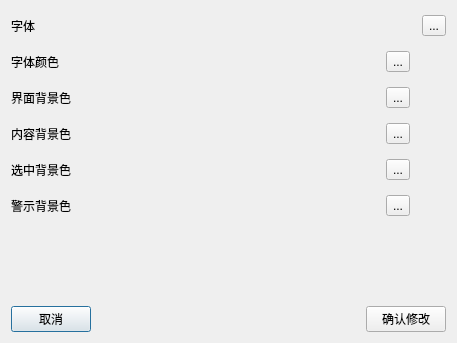
<?xml version="1.0" encoding="UTF-8"?>
<ui version="4.0">
 <class>FontAndColorDialog</class>
 <widget class="QDialog" name="FontAndColorDialog">
  <property name="geometry">
   <rect>
    <x>0</x>
    <y>0</y>
    <width>457</width>
    <height>343</height>
   </rect>
  </property>
  <property name="sizePolicy">
   <sizepolicy hsizetype="Minimum" vsizetype="Minimum">
    <horstretch>0</horstretch>
    <verstretch>0</verstretch>
   </sizepolicy>
  </property>
  <property name="windowTitle">
   <string>字体和配色</string>
  </property>
  <property name="styleSheet">
   <string notr="true"/>
  </property>
  <layout class="QVBoxLayout" name="verticalLayout">
   <item>
    <layout class="QGridLayout" name="gridLayout">
     <item row="4" column="0">
      <widget class="QLabel" name="selected_background_color_label">
       <property name="text">
        <string>选中背景色</string>
       </property>
      </widget>
     </item>
     <item row="3" column="0">
      <widget class="QLabel" name="content_background_color_label">
       <property name="text">
        <string>内容背景色</string>
       </property>
      </widget>
     </item>
     <item row="2" column="0">
      <widget class="QLabel" name="interface_background_color_label">
       <property name="text">
        <string>界面背景色</string>
       </property>
      </widget>
     </item>
     <item row="1" column="0">
      <widget class="QLabel" name="font_color_label">
       <property name="text">
        <string>字体颜色</string>
       </property>
      </widget>
     </item>
     <item row="4" column="1">
      <layout class="QHBoxLayout" name="horizontalLayout_7">
       <item>
        <spacer name="horizontalSpacer_7">
         <property name="orientation">
          <enum>Qt::Horizontal</enum>
         </property>
         <property name="sizeHint" stdset="0">
          <size>
           <width>40</width>
           <height>20</height>
          </size>
         </property>
        </spacer>
       </item>
       <item>
        <widget class="QToolButton" name="selected_background_toolButton">
         <property name="text">
          <string>...</string>
         </property>
        </widget>
       </item>
       <item>
        <widget class="QLabel" name="show_selected_background_label">
         <property name="sizePolicy">
          <sizepolicy hsizetype="Fixed" vsizetype="Preferred">
           <horstretch>0</horstretch>
           <verstretch>0</verstretch>
          </sizepolicy>
         </property>
         <property name="minimumSize">
          <size>
           <width>30</width>
           <height>30</height>
          </size>
         </property>
         <property name="text">
          <string/>
         </property>
        </widget>
       </item>
      </layout>
     </item>
     <item row="2" column="1">
      <layout class="QHBoxLayout" name="horizontalLayout_3">
       <item>
        <spacer name="horizontalSpacer_3">
         <property name="orientation">
          <enum>Qt::Horizontal</enum>
         </property>
         <property name="sizeHint" stdset="0">
          <size>
           <width>40</width>
           <height>20</height>
          </size>
         </property>
        </spacer>
       </item>
       <item>
        <widget class="QToolButton" name="interface_background_color_toolButton">
         <property name="text">
          <string>...</string>
         </property>
        </widget>
       </item>
       <item>
        <widget class="QLabel" name="show_interface_background_color_label">
         <property name="sizePolicy">
          <sizepolicy hsizetype="Fixed" vsizetype="Preferred">
           <horstretch>0</horstretch>
           <verstretch>0</verstretch>
          </sizepolicy>
         </property>
         <property name="minimumSize">
          <size>
           <width>30</width>
           <height>30</height>
          </size>
         </property>
         <property name="text">
          <string/>
         </property>
        </widget>
       </item>
      </layout>
     </item>
     <item row="0" column="0">
      <widget class="QLabel" name="font_label">
       <property name="text">
        <string>字体</string>
       </property>
      </widget>
     </item>
     <item row="5" column="0">
      <widget class="QLabel" name="warning_background_color_label">
       <property name="text">
        <string>警示背景色</string>
       </property>
      </widget>
     </item>
     <item row="5" column="1">
      <layout class="QHBoxLayout" name="horizontalLayout_8">
       <item>
        <spacer name="horizontalSpacer_8">
         <property name="orientation">
          <enum>Qt::Horizontal</enum>
         </property>
         <property name="sizeHint" stdset="0">
          <size>
           <width>40</width>
           <height>20</height>
          </size>
         </property>
        </spacer>
       </item>
       <item>
        <widget class="QToolButton" name="warning_background_color_toolButton">
         <property name="text">
          <string>...</string>
         </property>
        </widget>
       </item>
       <item>
        <widget class="QLabel" name="show_warning_background_color_label">
         <property name="sizePolicy">
          <sizepolicy hsizetype="Fixed" vsizetype="Preferred">
           <horstretch>0</horstretch>
           <verstretch>0</verstretch>
          </sizepolicy>
         </property>
         <property name="minimumSize">
          <size>
           <width>30</width>
           <height>30</height>
          </size>
         </property>
         <property name="text">
          <string/>
         </property>
        </widget>
       </item>
      </layout>
     </item>
     <item row="1" column="1">
      <layout class="QHBoxLayout" name="horizontalLayout_2">
       <item>
        <spacer name="horizontalSpacer_2">
         <property name="orientation">
          <enum>Qt::Horizontal</enum>
         </property>
         <property name="sizeHint" stdset="0">
          <size>
           <width>40</width>
           <height>20</height>
          </size>
         </property>
        </spacer>
       </item>
       <item>
        <widget class="QToolButton" name="font_color_toolButton">
         <property name="text">
          <string>...</string>
         </property>
        </widget>
       </item>
       <item>
        <widget class="QLabel" name="show_font_color_label">
         <property name="sizePolicy">
          <sizepolicy hsizetype="Fixed" vsizetype="Preferred">
           <horstretch>0</horstretch>
           <verstretch>0</verstretch>
          </sizepolicy>
         </property>
         <property name="minimumSize">
          <size>
           <width>30</width>
           <height>30</height>
          </size>
         </property>
         <property name="text">
          <string/>
         </property>
        </widget>
       </item>
      </layout>
     </item>
     <item row="3" column="1">
      <layout class="QHBoxLayout" name="horizontalLayout_4">
       <item>
        <spacer name="horizontalSpacer_4">
         <property name="orientation">
          <enum>Qt::Horizontal</enum>
         </property>
         <property name="sizeHint" stdset="0">
          <size>
           <width>40</width>
           <height>20</height>
          </size>
         </property>
        </spacer>
       </item>
       <item>
        <widget class="QToolButton" name="content_background_color_toolButton">
         <property name="text">
          <string>...</string>
         </property>
        </widget>
       </item>
       <item>
        <widget class="QLabel" name="show_content_background_color_label">
         <property name="sizePolicy">
          <sizepolicy hsizetype="Fixed" vsizetype="Preferred">
           <horstretch>0</horstretch>
           <verstretch>0</verstretch>
          </sizepolicy>
         </property>
         <property name="minimumSize">
          <size>
           <width>30</width>
           <height>30</height>
          </size>
         </property>
         <property name="text">
          <string/>
         </property>
        </widget>
       </item>
      </layout>
     </item>
     <item row="0" column="1">
      <layout class="QHBoxLayout" name="horizontalLayout_5">
       <item>
        <spacer name="horizontalSpacer_5">
         <property name="orientation">
          <enum>Qt::Horizontal</enum>
         </property>
         <property name="sizeType">
          <enum>QSizePolicy::Expanding</enum>
         </property>
         <property name="sizeHint" stdset="0">
          <size>
           <width>40</width>
           <height>20</height>
          </size>
         </property>
        </spacer>
       </item>
       <item>
        <widget class="QLabel" name="show_font_label">
         <property name="sizePolicy">
          <sizepolicy hsizetype="MinimumExpanding" vsizetype="Expanding">
           <horstretch>0</horstretch>
           <verstretch>0</verstretch>
          </sizepolicy>
         </property>
         <property name="minimumSize">
          <size>
           <width>250</width>
           <height>30</height>
          </size>
         </property>
         <property name="text">
          <string/>
         </property>
        </widget>
       </item>
       <item>
        <widget class="QToolButton" name="font_toolButton">
         <property name="sizePolicy">
          <sizepolicy hsizetype="Preferred" vsizetype="Fixed">
           <horstretch>0</horstretch>
           <verstretch>0</verstretch>
          </sizepolicy>
         </property>
         <property name="text">
          <string>...</string>
         </property>
        </widget>
       </item>
      </layout>
     </item>
    </layout>
   </item>
   <item>
    <spacer name="verticalSpacer">
     <property name="orientation">
      <enum>Qt::Vertical</enum>
     </property>
     <property name="sizeHint" stdset="0">
      <size>
       <width>20</width>
       <height>40</height>
      </size>
     </property>
    </spacer>
   </item>
   <item>
    <layout class="QHBoxLayout" name="horizontalLayout">
     <item>
      <widget class="QPushButton" name="cancel_pushButton">
       <property name="text">
        <string>取消</string>
       </property>
      </widget>
     </item>
     <item>
      <spacer name="horizontalSpacer">
       <property name="orientation">
        <enum>Qt::Horizontal</enum>
       </property>
       <property name="sizeType">
        <enum>QSizePolicy::MinimumExpanding</enum>
       </property>
       <property name="sizeHint" stdset="0">
        <size>
         <width>100</width>
         <height>20</height>
        </size>
       </property>
      </spacer>
     </item>
     <item>
      <widget class="QPushButton" name="confirm_change_pushButton">
       <property name="text">
        <string>确认修改</string>
       </property>
      </widget>
     </item>
    </layout>
   </item>
  </layout>
 </widget>
 <resources/>
 <connections/>
</ui>
